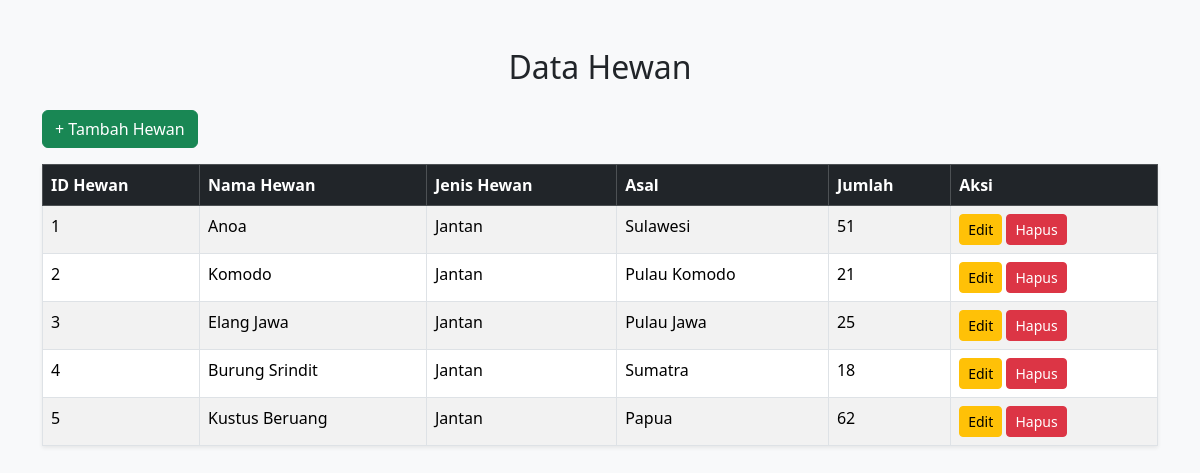
The page / on the database its author committed.
### tables this page shows
CREATE TABLE `hewan1` (
  `id_hewan` int(11) NOT NULL,
  `nama_hewan` varchar(25) NOT NULL,
  `jenis_hewan` varchar(25) NOT NULL,
  `asal` text NOT NULL,
  `jumlah` int(25) NOT NULL
);

### index.php (the view, shortened to what this page needs)
<?php include 'config.php'; ?>
<!DOCTYPE html>
<html lang="id">
<head>
  <link href="https://cdn.jsdelivr.net/npm/bootstrap@5.3.3/dist/css/bootstrap.min.css" rel="stylesheet">
</head>
<body class="bg-light">
<div class="container mt-5">
  <h2 class="mb-4 text-center"> Data Hewan</h2>
  <a href="tambah.php" class="btn btn-success mb-3">+ Tambah Hewan</a>
  <table class="table table-bordered table-striped shadow-sm">
    <thead class="table-dark">
      <tr>
        <th>ID Hewan</th>
        <th>Nama Hewan</th>
        <th>Jenis Hewan</th>
        <th>Asal</th>
        <th>Jumlah</th>
        <th>Aksi</th>
      </tr>
    </thead>
    <tbody>
      <?php
      $result = $conn->query("SELECT * FROM hewan1");
      if ($result->num_rows > 0) {
        while ($row = $result->fetch_assoc()) {
          echo "<tr>
                  <td>".$row['id_hewan']."</td>
                  <td>".$row['nama_hewan']."</td>
                  <td>".$row['jenis_hewan']."</td>
                  <td>".$row['asal']."</td>
                  <td>".$row['jumlah']."</td>
                  <td>
                    <a href='edit.php?id=".$row['id_hewan']."' class='btn btn-warning btn-sm'>Edit</a>
                    <a href='hapus.php?id=".$row['id_hewan']."' class='btn btn-danger btn-sm' onclick='return confirm(\"Yakin hapus data?\")'>Hapus</a>
                  </td>
                </tr>";
        }
      } else {
        echo "<tr><td colspan='6' class='text-center'>Data kosong</td></tr>";
      }
      ?>
    </tbody>
  </table>
</div>
</body>
</html>

### rows shown on the page
hewan1: id_hewan "1", nama_hewan "Anoa", jenis_hewan "Jantan", asal "Sulawesi", jumlah "51"
hewan1: id_hewan "2", nama_hewan "Komodo", jenis_hewan "Jantan", asal "Pulau Komodo", jumlah "21"
hewan1: id_hewan "3", nama_hewan "Elang Jawa", jenis_hewan "Jantan", asal "Pulau Jawa", jumlah "25"
hewan1: id_hewan "4", nama_hewan "Burung Srindit", jenis_hewan "Jantan", asal "Sumatra", jumlah "18"
hewan1: id_hewan "5", nama_hewan "Kustus Beruang", jenis_hewan "Jantan", asal "Papua", jumlah "62"
